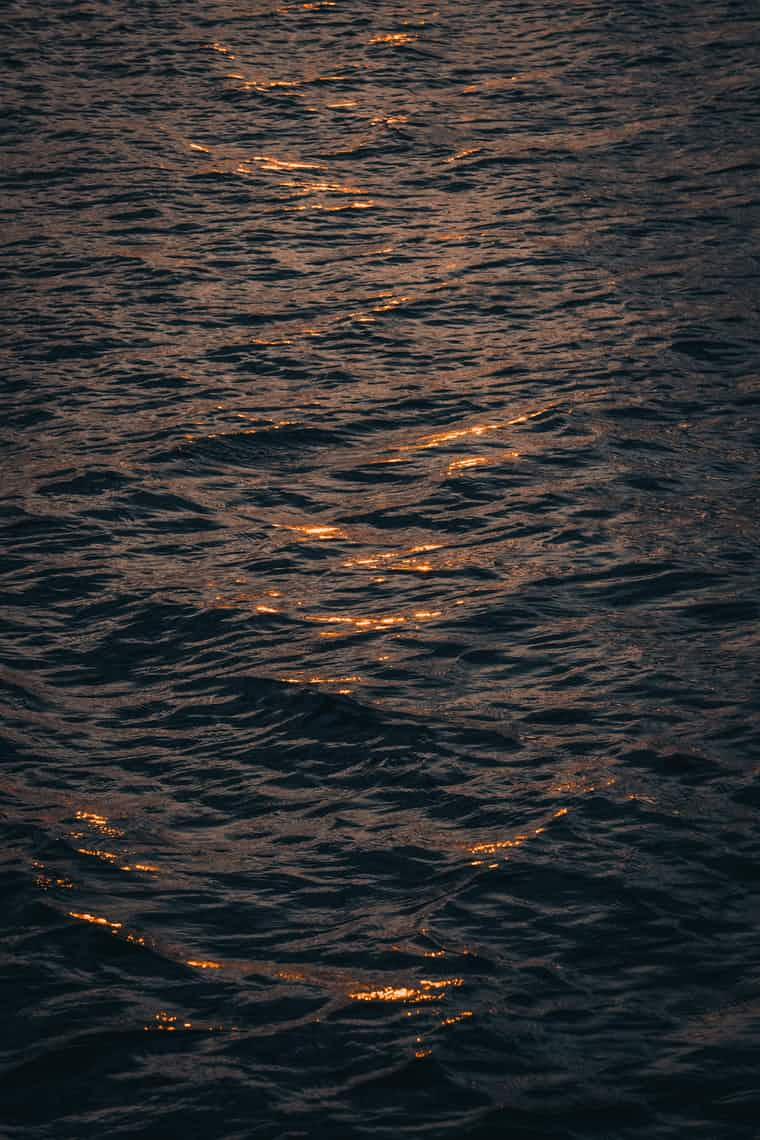
#> input picture mosaic thing/images/0nT4sXsr1ag.jpg, 760 x 1140 px; its folder holds only this picture in this run
$ python mosaic.py --imgFolder images --bigImg images/0nT4sXsr1ag.jpg
#> lines starting #> are read from the running program, lines starting #| are printed output that depends on the picture; after the words box and inside, x2 and y2 are one past the last pixel; in counts of white or black regions, pixels touching at a corner belong together
from __future__ import print_function
import os, random, argparse
from matplotlib import pyplot as plt
import numpy as np
import cv2
import time
from skimage import io
import math
from matplotlib import pyplot as plt
# python mosaic.py --imgFolder images --bigImg targetImage.png
def findMatch(img,imgList):
    minDist=100000                                                          # min dist for image to be selected
    index=0
    minIndex=-1
    color=findDominantColor(img)                                            # find color of img
    for image in imgList:                                                   # distance formula to find how close the colors are
        db=(color[0]-image["imgColor"][0])*(color[0]-image["imgColor"][0])
        dg=(color[1]-image["imgColor"][1])*(color[1]-image["imgColor"][1])
        dr=(color[2]-image["imgColor"][2])*(color[2]-image["imgColor"][2])
        dist=int(math.sqrt((db+dg+dr)))
        if dist<minDist:
            minDist=dist
            minIndex=index
        index+=1

    return minIndex

def displayRectangles(img):
    """
    dRaWs rEcTaNgLeS
    ch5.
    """
    image=cv2.imread(img)
    width,height=image.shape[1],image.shape[0]
    numPics=15
    unitW=int(int(width)/numPics)
    unitH=int(int(height)/numPics)
    imgs=[]
    for h in range(numPics):                                         # divide pic height by rectangle height
        for w in range(numPics):                                     # divide pic width by rectangle width
            topLeft=[w*unitW,h*unitH]
            bottomRight=[(w+1)*unitW,(h+1)*unitH]
            cv2.rectangle(image,(topLeft[0],topLeft[1]),(bottomRight[0],bottomRight[1]),(0,0,255),5)
    resizedImg=cv2.resize(image,(1060,707),interpolation=cv2.INTER_AREA)
    cv2.imshow("Step 2: Divide Image Up Into Rectangles",resizedImg) # draw rectangle and resize
    cv2.waitKey()

def blurImg(img):
    """
    blurs original image - ch8.
    """
    blurred = np.hstack([
        cv2.GaussianBlur(image, (3, 3), 0),
        cv2.GaussianBlur(image, (5, 5), 0),
        cv2.GaussianBlur(image, (7, 7), 0)])

    return blurred


def replace(bigImg,imgList):
    """
    img cropping - ch6
    pixel manipulation - ch4
    """
    targetImage=cv2.imread(bigImg)
    width,height=targetImage.shape[1],targetImage.shape[0]
    numPics=15
    unitW=int(int(width)/numPics)
    unitH=int(int(height)/numPics)
    imgs=[]
    for h in range(numPics):
        for w in range(numPics):
            try:                            # sometimes program breaks because there's like 1px at the end and it can't make a rectangle
                topLeft=[w*unitW,h*unitH]   # coords of top left corner of rect
                bottomRight=[(w+1)*unitW,(h+1)*unitH]
                rect=targetImage[topLeft[1]:bottomRight[1],topLeft[0]:bottomRight[0]]
                img_to_replace_with=imgList[findMatch(rect,imgList)]["imgName"]
                finalImg=cv2.imread(img_to_replace_with)

                resized=cv2.resize(finalImg,(unitW,unitH),interpolation=cv2.INTER_AREA)
                targetImage[topLeft[1]:bottomRight[1], topLeft[0]:bottomRight[0]]=resized
            except:
                broken=True
    resizedMosaic=cv2.resize(targetImage,(1060,707),interpolation=cv2.INTER_AREA)
    print('finished making mosaic')
    return resizedMosaic


def readImages(dir):
    images = []
    for f in os.listdir(dir):                          # all the image names
        if f.endswith('.png') or f.endswith('.jpg') or f.endswith('.jpeg'):
            images.append(f)
    return images

def findDominantColor(img):

    data = np.reshape(img, (-1,3))
    data = np.float32(data)

    h=img.shape[0]
    w=img.shape[1]
    # uses k-means clustering to find the dominant color
    criteria = (cv2.TERM_CRITERIA_EPS + cv2.TERM_CRITERIA_MAX_ITER, 10, 1.0)
    flags = cv2.KMEANS_RANDOM_CENTERS
    compactness,labels,centers = cv2.kmeans(data,1,None,criteria,10,flags)

    #print('Dominant color is: bgr({})'.format(centers[0].astype(np.int32)))

    return centers[0].astype(np.int32)

def displayDominant(img):
    """
    Cropping - ch6.
    """
    image=cv2.imread(img["imgName"])
    h=image.shape[0]
    w=image.shape[1]

    dom_img=np.zeros((h,w,3),np.uint8)
    dom_img[:] = img["imgColor"]

    resizedImg=cv2.resize(np.hstack([image, dom_img]),(1060,707),interpolation=cv2.INTER_AREA)
    cv2.imshow("Step 1: Find Dominant Color of Images (Example)", resizedImg)
    cv2.waitKey(0)

def detectEdges(mosaic):
    """
    Edge detection - ch10.
    """
    image = cv2.cvtColor(mosaic, cv2.COLOR_BGR2GRAY)
    image = cv2.GaussianBlur(image, (5, 5), 0)
    cv2.imshow("Blurred", image)

    canny = cv2.Canny(image, 30, 150)
    cv2.imshow("Canny", canny)
    cv2.waitKey(0)

def main():
    """
    load/display photos - ch2.
    """
    ap=argparse.ArgumentParser()                    # necessary inputs
    ap.add_argument("-i","--imgFolder",required=True,help="Path to the folder with a lot of images in it")
    ap.add_argument("-j","--bigImg",required=True,help="Path to image for big mosaic")
    args=vars(ap.parse_args())

    imgFolder=args["imgFolder"]
    bigImg=args["bigImg"]

    folderImgs=readImages(imgFolder)                # return image names from folder to make mosaic

    imgList=[]
    for img in folderImgs:
        dict={}
        imgName='images/'+img
        image = cv2.imread(imgName,cv2.IMREAD_UNCHANGED)
#> image is the input picture: shape (1140, 760, 3); mean B, G, R 51, 51.4, 53.3
        imgColor=findDominantColor(image)
#> in findDominantColor, `compactness,labels,centers = cv2.kmeans(data,1,None,criteria,10,flags)`: compactness = 2.47e+09; centers = [[51.02, 51.38, 53.28]]
#> imgColor = [51, 51, 53]
        dict["imgName"]=imgName
        dict["imgColor"]=imgColor
        imgList.append(dict)
    print('done processing folder imgs')
    displayDominant(imgList[0])
    displayRectangles(bigImg)
#> after the loop in displayRectangles, `for h in range(numPics):`:
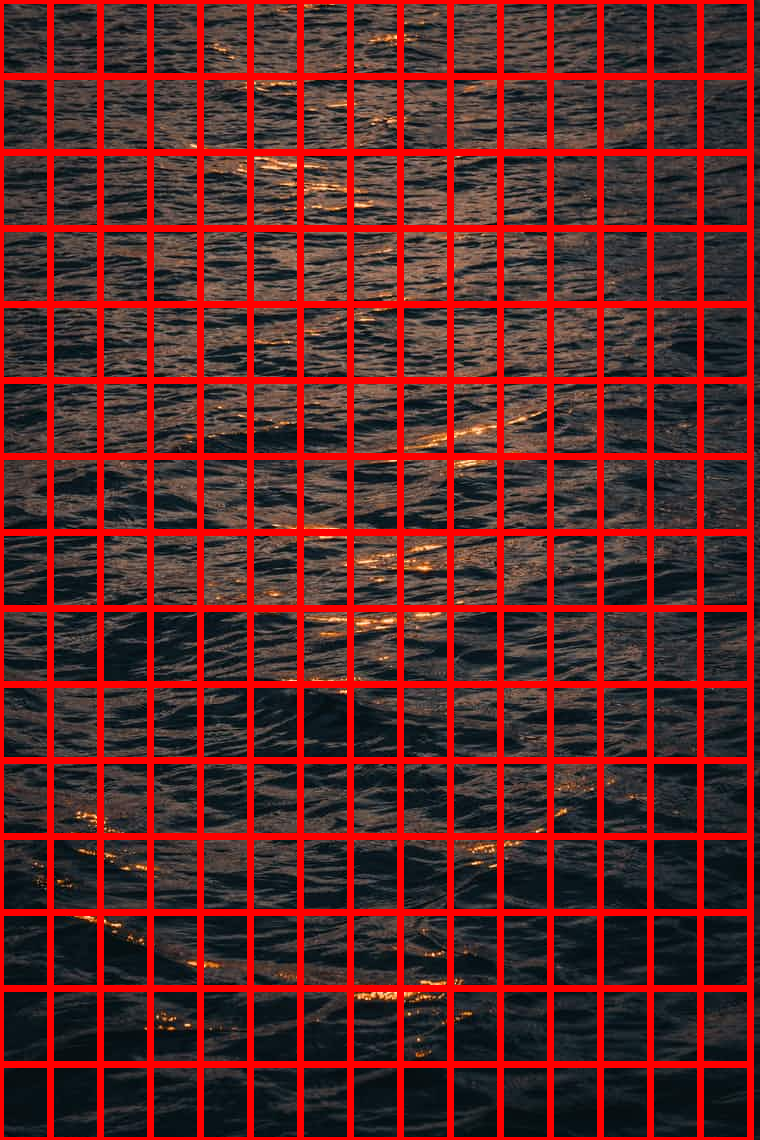
#> image: shape (1140, 760, 3); mean B, G, R 39.8, 40, 98
    #print('imgList: ',imgList)
    mosaic=replace(bigImg,imgList)
#> in replace, `rect=targetImage[topLeft[1]:bottomRight[1],topLeft[0]:bottomRight[0]]`:
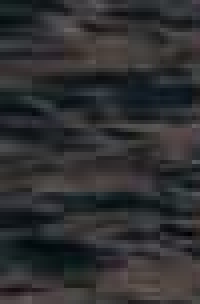
#> rect: shape (76, 50, 3) (shown 4 times larger); mean B, G, R 49.4, 47.9, 47.7
#> in findMatch, `color=findDominantColor(img)`: color = [49, 47, 47]
#> the loop in findMatch, `for image in imgList:` made 1 pass
#> (db, dg, dr, dist, minDist, minIndex, index) on pass 1: (4, 16, 36, 7, 7, 0, 1)
#> after the loop in findMatch, `for image in imgList:`: index = 1; minDist = 7; minIndex = 0
#> in replace, `img_to_replace_with=imgList[findMatch(rect,imgList)]["imgName"]`: img_to_replace_with = 'images/0nT4sXsr1ag.jpg'
#> in replace, `targetImage[topLeft[1]:bottomRight[1], topLeft[0]:bottomRight[0]]=resi..`:
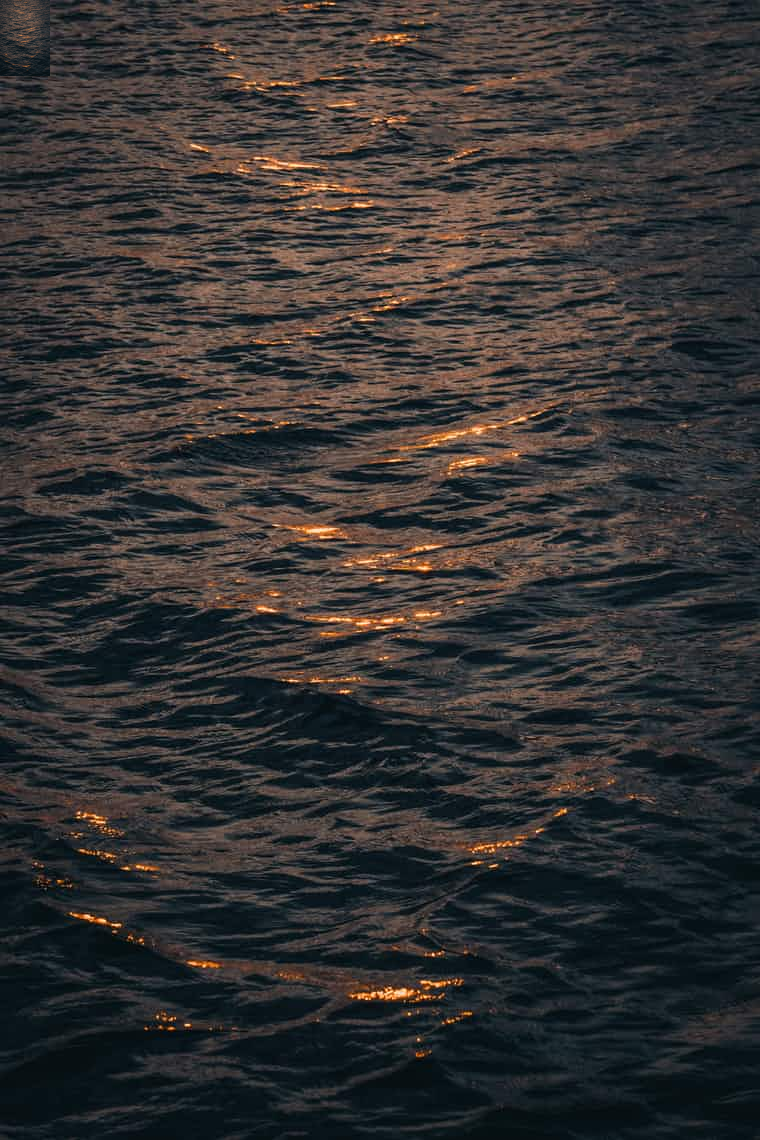
#> targetImage: shape (1140, 760, 3); 0.44% of pixels changed, all inside (x1, y1, x2, y2) = (0, 0, 50, 76)
#> in replace, `resizedMosaic=cv2.resize(targetImage,(1060,707),interpolation=cv2.INTE..`:
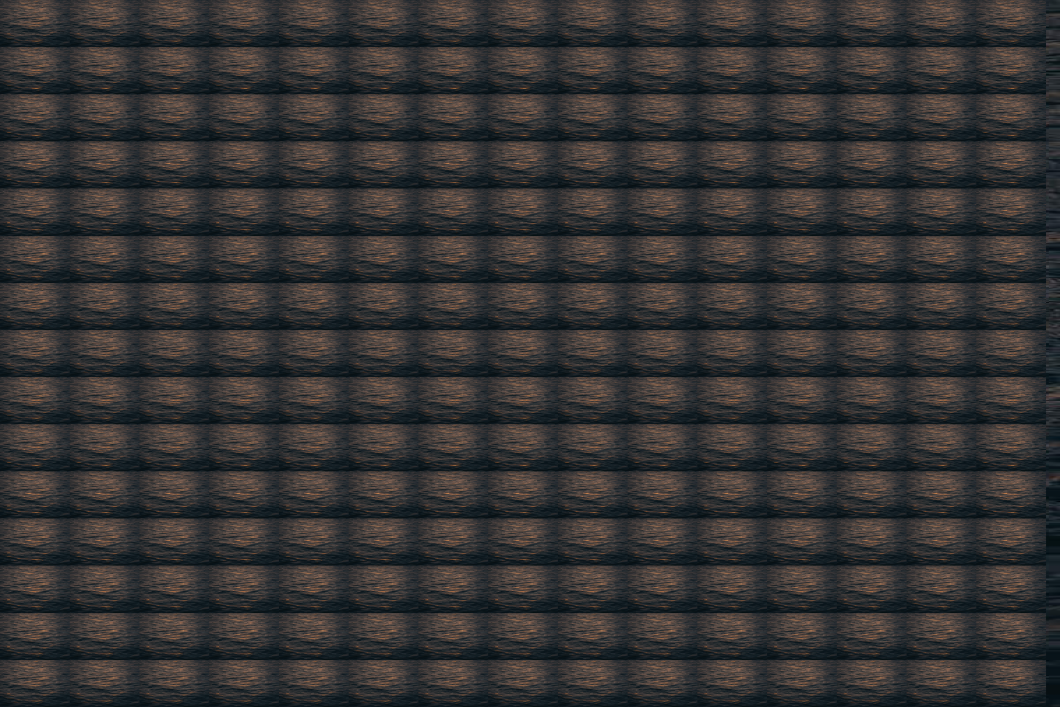
#> resizedMosaic: shape (707, 1060, 3); mean B, G, R 50.8, 51.1, 52.9
#> in replace, `resizedMosaic=cv2.resize(targetImage,(1060,707),interpolation=cv2.INTE..`:
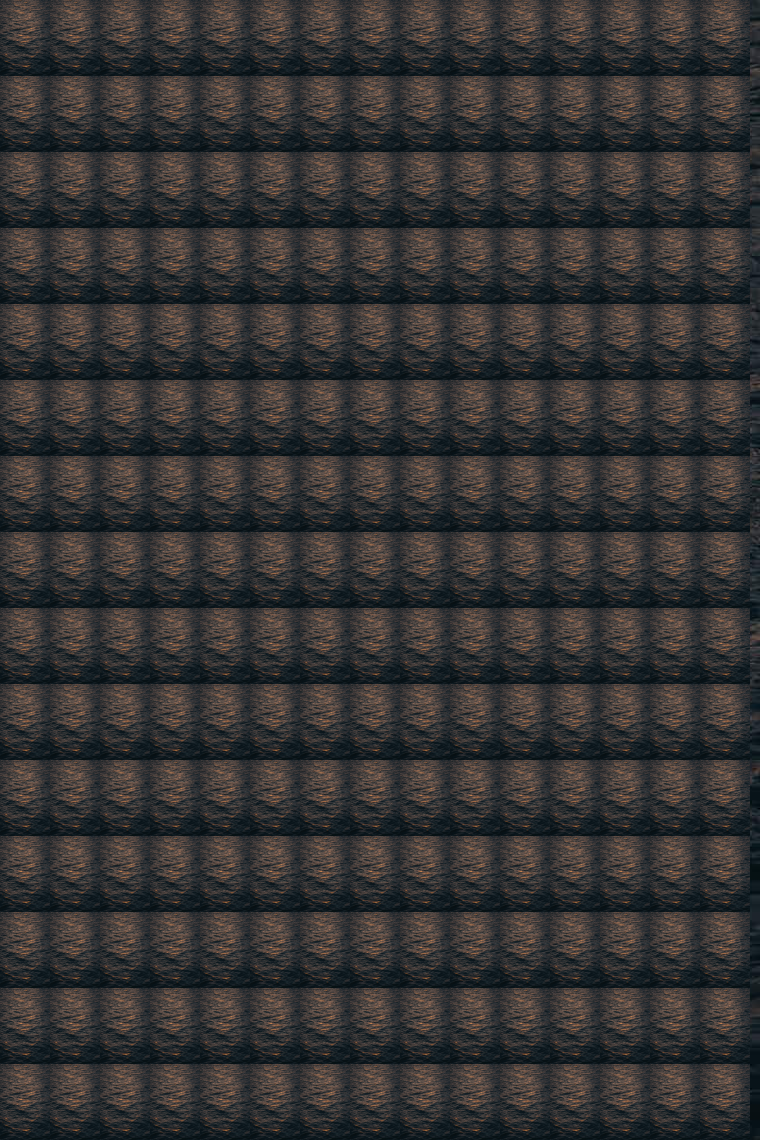
#> targetImage: shape (1140, 760, 3); mean B, G, R 50.9, 51.2, 53
    cv2.imshow("Step 3: Match the Colors of the Rectangles to the Images",mosaic)
    cv2.waitKey(0)
    detectEdges(mosaic)
#> in detectEdges, `canny = cv2.Canny(image, 30, 150)`:
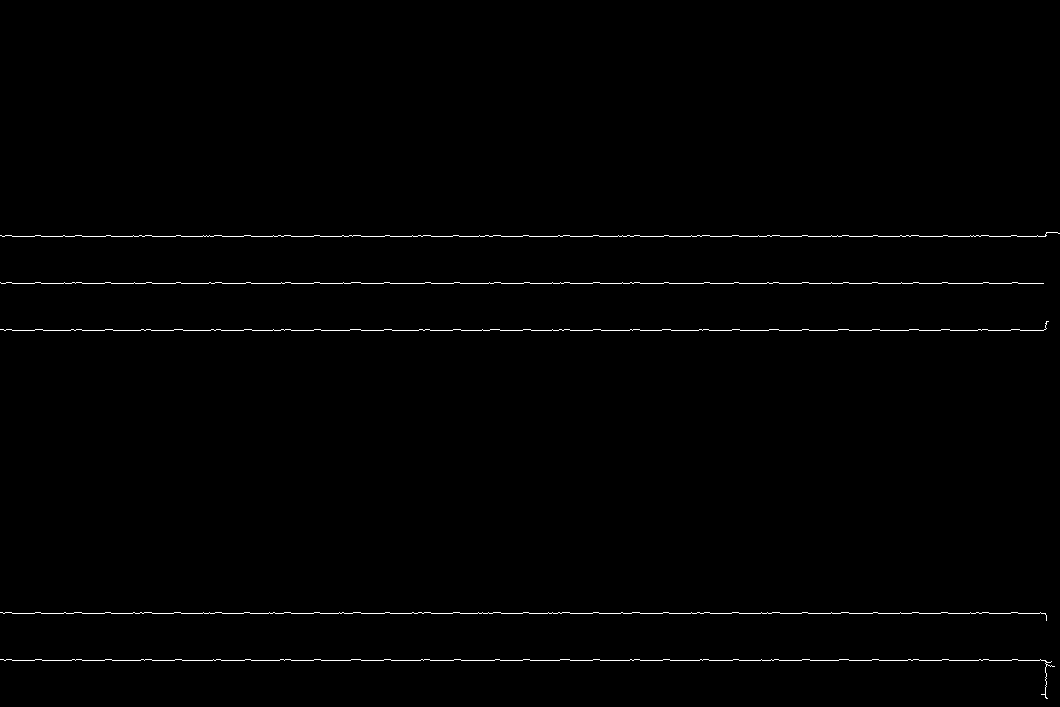
#> canny: shape (707, 1060); 0.71% white in thin lines or dots, all inside (x1, y1, x2, y2) = (0, 232, 1060, 699)

main()
